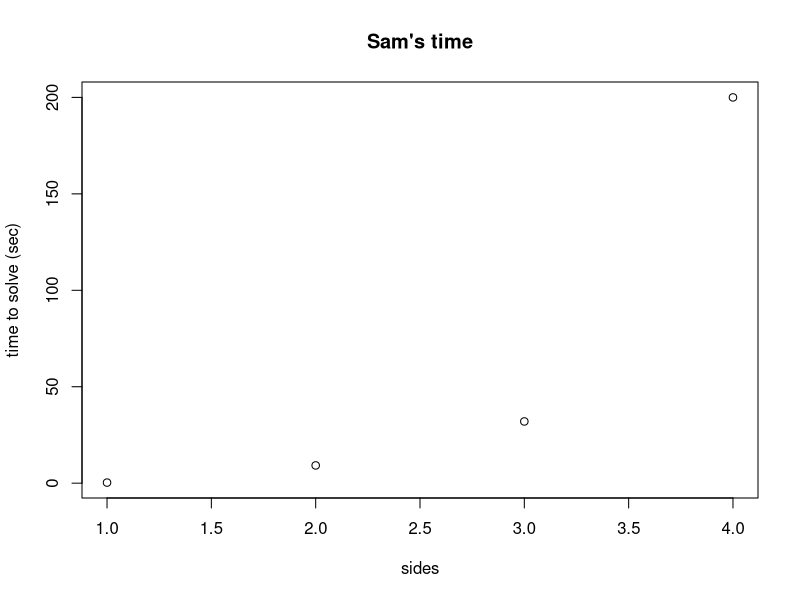
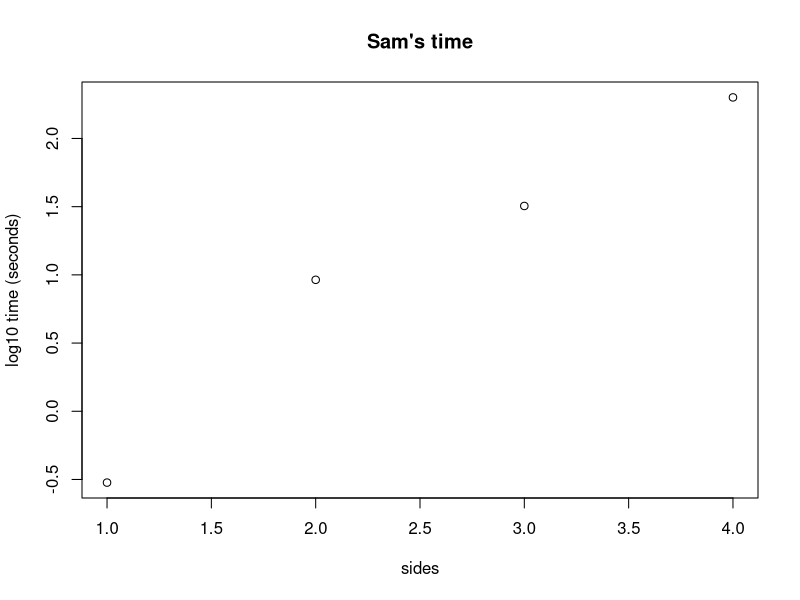
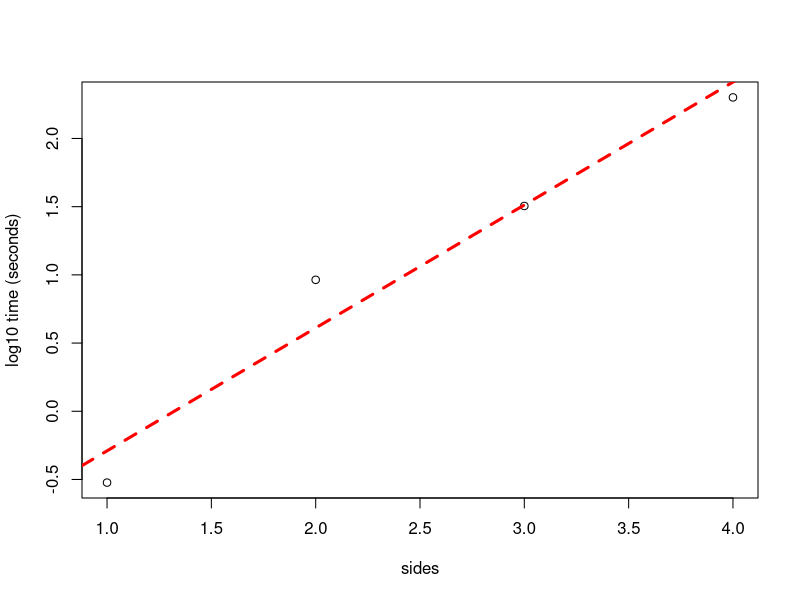
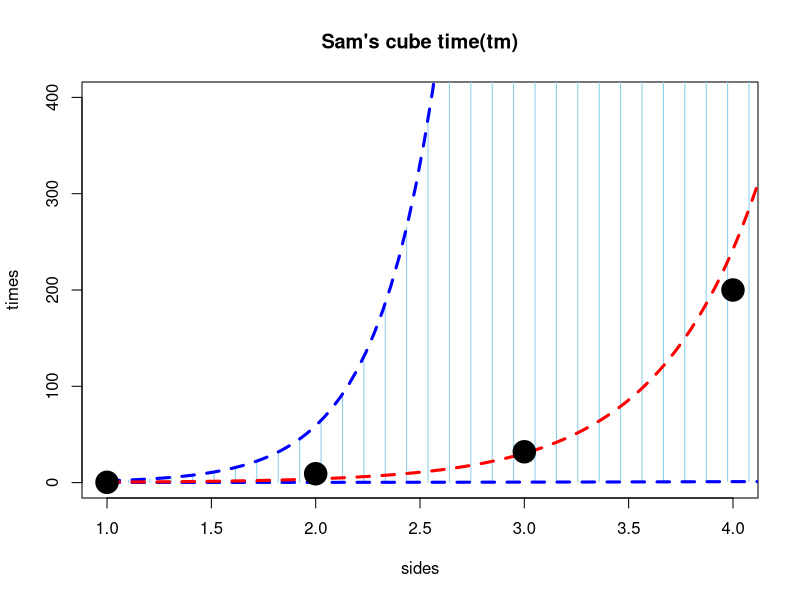

Recreate these plots in R, in order.
## ---- chunk 1
knitr::opts_chunk$set(echo = TRUE)
## ---- chunk 2
sides=1:4
times=c(0.3,9.2,32,200)
plot(sides,times,main="Sam's time",ylab="time to solve (sec)")
## ---- chunk 3
plot(sides,log10(times),main="Sam's time",ylab="log10 time (seconds)")
## ---- chunk 4
model1<-lm(log10(times)~sides)
plot(sides,log10(times),ylab="log10 time (seconds)")
abline(model1,lty=2,col="red",lwd=3)
## ---- chunk 5
summary(model1)
## ---- chunk 6
coefs<-10^coefficients(model1)
c2<-round(coefs,2)
## ---- chunk 7
plot(sides,times,main="Sam's cube time(tm)",cex=2,pch=20,col="skyblue",ylim=c(0,400))
f=function(p.x){
  c2[1]*c2[2]^p.x
}
lf=function(p.x){ #Assumes model1 is defined
  coefs<-10^confint(model1)[,1]
  c3<-round(coefs,2)
  c2[1]*c3[2]^p.x
}
uf=function(p.x){ #Assumes model1 is defined
  coefs<-10^confint(model1)[,2]
  c3<-round(coefs,2)
  c2[1]*c3[2]^p.x
}

x.seq=seq(1,5,length.out=40)
ly=lf(x.seq)
uy=uf(x.seq)
segments(x.seq,ly,x.seq,uy,col="skyblue")
curve(lf(x),1,5,lwd=3,lty=2,col="blue",add=TRUE)
curve(uf(x),1,5,lwd=3,lty=2,col="blue",add=TRUE)
curve(f(x),1,5,lwd=3,lty=2,col="red",add=TRUE)
points(sides,times,cex=3,pch=19,col="black")
